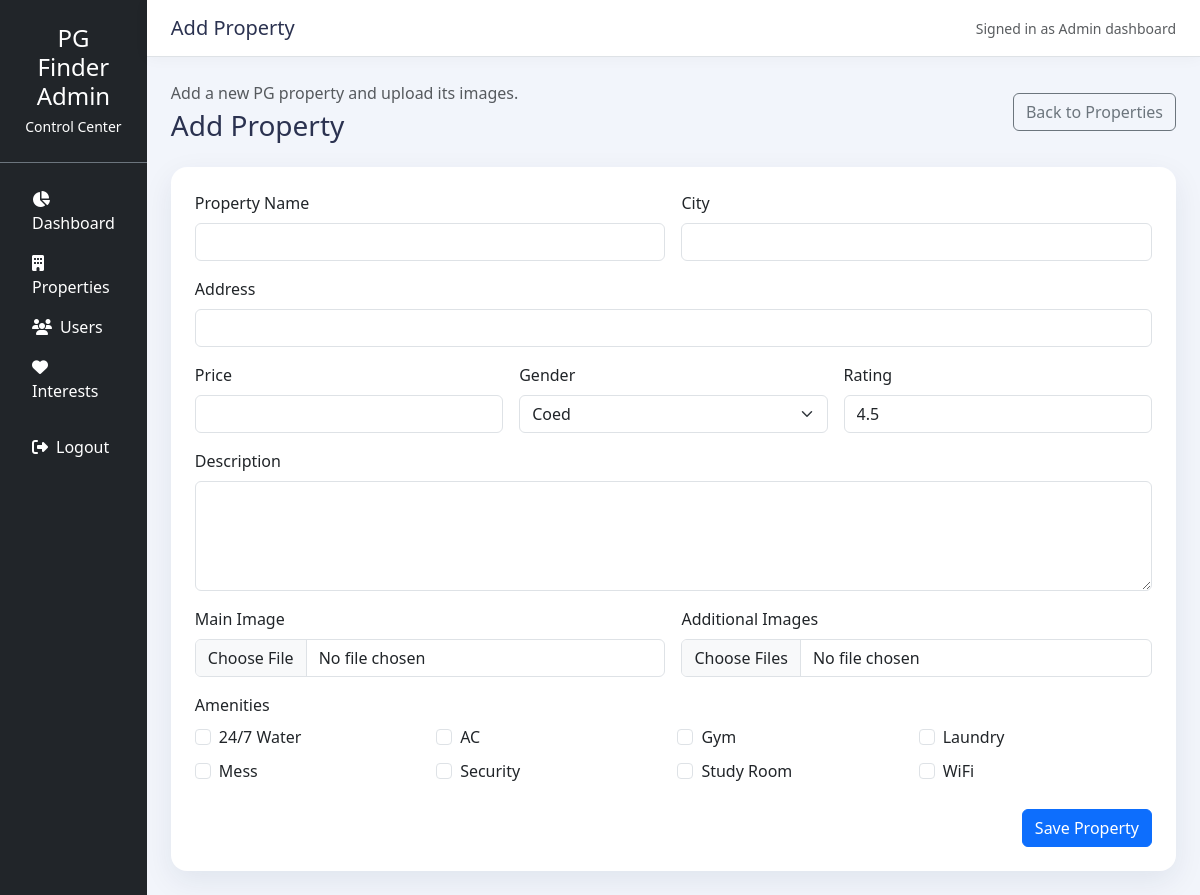
The app's page /admin/add-property.php (signed in) with its own data.
### tables this page shows
CREATE TABLE `amenities` (
  `id` int(11) NOT NULL,
  `name` varchar(100) NOT NULL
);

### admin/add-property.php (the view, shortened to what this page needs)
<?php
$pdo = getPDO();
$amenities = $pdo->query('SELECT id, name FROM amenities ORDER BY name')->fetchAll();
include __DIR__ . '/includes/header.php';
?>
<div class="d-flex justify-content-between align-items-center mb-4">
  <div>
    <p class="text-muted mb-1">Add a new PG property and upload its images.</p>
    <h3 class="mb-0">Add Property</h3>
  </div>
  <a href="<?php echo BASE_URL; ?>/admin/properties.php" class="btn btn-outline-secondary">Back to Properties</a>
</div>
<div class="card dashboard-card">
  <div class="card-body">
    <form id="propertyForm" enctype="multipart/form-data">
      <div class="row g-3">
        <div class="col-md-6">
          <label class="form-label">Property Name</label>
          <input type="text" name="name" class="form-control" required>
        </div>
        <div class="col-md-6">
          <label class="form-label">City</label>
          <input type="text" name="city" class="form-control" required>
        </div>
        <div class="col-md-12">
          <label class="form-label">Address</label>
          <input type="text" name="address" class="form-control" required>
        </div>
        <div class="col-md-4">
          <label class="form-label">Price</label>
          <input type="number" name="price" class="form-control" required>
        </div>
        <div class="col-md-4">
          <label class="form-label">Gender</label>
          <select name="gender" class="form-select" required>
            <option value="Coed">Coed</option>
          </select>
        </div>
        <div class="col-md-4">
          <label class="form-label">Rating</label>
          <input type="number" name="rating" class="form-control" step="0.1" min="1" max="5" value="4.5" required>
        </div>
        <div class="col-12">
          <label class="form-label">Description</label>
          <textarea name="description" class="form-control" rows="4" required></textarea>
        </div>
        <div class="col-md-6">
          <label class="form-label">Main Image</label>
          <input type="file" name="image" class="form-control" accept="image/*">
        </div>
        <div class="col-md-6">
          <label class="form-label">Additional Images</label>
          <input type="file" name="additional_images[]" class="form-control" accept="image/*" multiple>
        </div>
        <div class="col-12">
          <label class="form-label">Amenities</label>
          <div class="row g-2">
            <?php foreach ($amenities as $amenity): ?>
              <div class="col-md-3">
                <div class="form-check">
                  <input class="form-check-input" type="checkbox" name="amenities[]" value="<?php echo $amenity['id']; ?>" id="amenity-<?php echo $amenity['id']; ?>">
                  <label class="form-check-label" for="amenity-<?php echo $amenity['id']; ?>"><?php echo htmlspecialchars($amenity['name']); ?></label>
                </div>
              </div>
            <?php endforeach; ?>
          </div>
        </div>
      </div>
      <div class="mt-4 text-end">
        <button type="submit" class="btn btn-primary">Save Property</button>
      </div>
    </form>
  </div>
</div>
<?php include __DIR__ . '/includes/footer.php'; ?>

### admin/css/admin.css (style rules this page uses)
:root { --admin-bg: #f2f5fb; --sidebar-bg: #0d1732; --sidebar-text: #bec9e3; --accent: #4d7cff; }
body { min-height: 100vh; background: var(--admin-bg); color: #2b3250; }
.dashboard-card { border: none; border-radius: 1rem; box-shadow: 0 10px 30px rgba(17, 36, 81, 0.08); }
.dashboard-card .card-body { padding: 1.5rem; }

### records on screen
amenities: name "24/7 Water"
amenities: name "AC"
amenities: name "Gym"
amenities: name "Laundry"
amenities: name "Mess"
amenities: name "Security"
amenities: name "Study Room"
amenities: name "WiFi"

### other values on screen
$pageTitle "Add Property"
$adminName "Admin dashboard"
